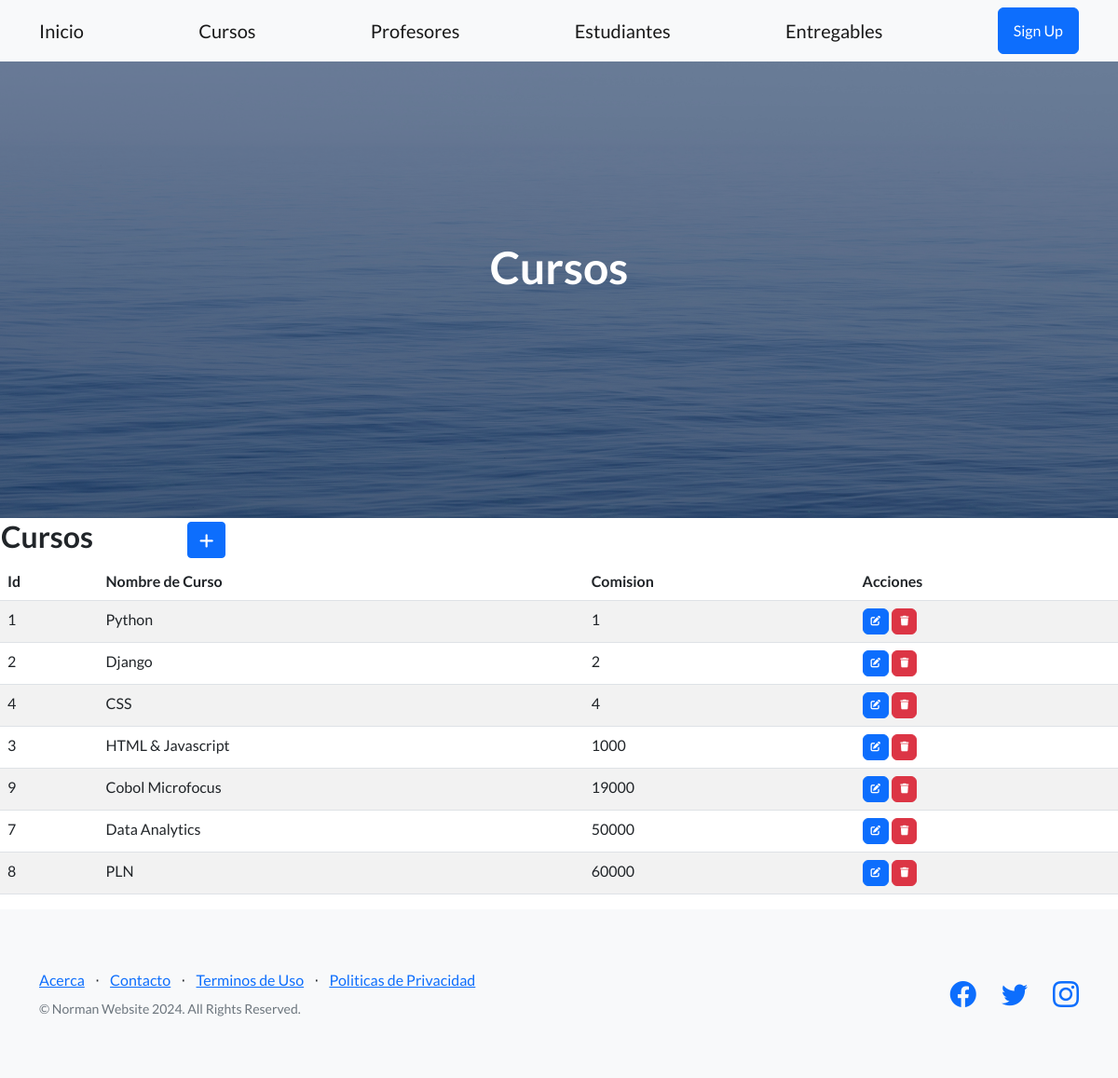
Screenshot of /cursos/ with the database file from the repository.
### entidades/models.py (models this page shows, shortened)
class Curso(models.Model):
    nombre = models.CharField(max_length=50)
    comision = models.IntegerField()
    class Meta:
        ordering = ["comision"]

### entidades/views.py (the view)
# urls.py: path('cursos/', cursos, name="cursos"),
def cursos(request):
    contexto = {"cursos": Curso.objects.all()}
    return render(request, "entidades/cursos.html", contexto)

### entidades/templates/entidades/cursos.html (shortened to what this page needs)
{% extends "entidades/index.html" %}
{% block titulo %}
<h1 class="mb-5">Cursos</h1>
{% endblock titulo %}
{% block contenido %}
<table>
    <tr>
        <td width="200"><h2>Cursos</h2></td>
        <td>
            <a
            href="{% url 'cursoForm' %}"
            class="btn btn-primary btn-sm"
            >
            </a>
        </td>
    </tr>
</table>
<table class="table table-striped">
    <thead>
        <tr>
            <th>Id</th>
            <th>Nombre de Curso</th>
            <th>Comision</th>
            <th>Acciones</th>
        </tr>
    </thead>
    <tbody>
    {% for c in cursos  %}
        <tr>
            <td>{{ c.id }}</td>
            <td>{{ c.nombre }}</td>
            <td>{{ c.comision }}</td>
            <td>
                <a
                  href="{% url 'cursoUpdate' c.id %}"
                  class="btn btn-primary"
                  style="--bs-btn-padding-y: .25rem; --bs-btn-padding-x: .5rem; --bs-btn-font-size: .75rem;"
                  >
                </a>
                <a
                  href="{% url 'cursoDelete' c.id %}"
                  class="btn btn-danger"
                  style="--bs-btn-padding-y: .25rem; --bs-btn-padding-x: .5rem; --bs-btn-font-size: .75rem;"
                  >
                </a>
            </td>
        </tr>
    {% endfor %}
    </tbody>
</table>
{% endblock contenido %}

### rows the page displays
Curso: id "1", nombre "Python", comision "1"
Curso: id "2", nombre "Django", comision "2"
Curso: id "4", nombre "CSS", comision "4"
Curso: id "3", nombre "HTML & Javascript", comision "1000"
Curso: id "9", nombre "Cobol Microfocus", comision "19000"
Curso: id "7", nombre "Data Analytics", comision "50000"
Curso: id "8", nombre "PLN", comision "60000"
